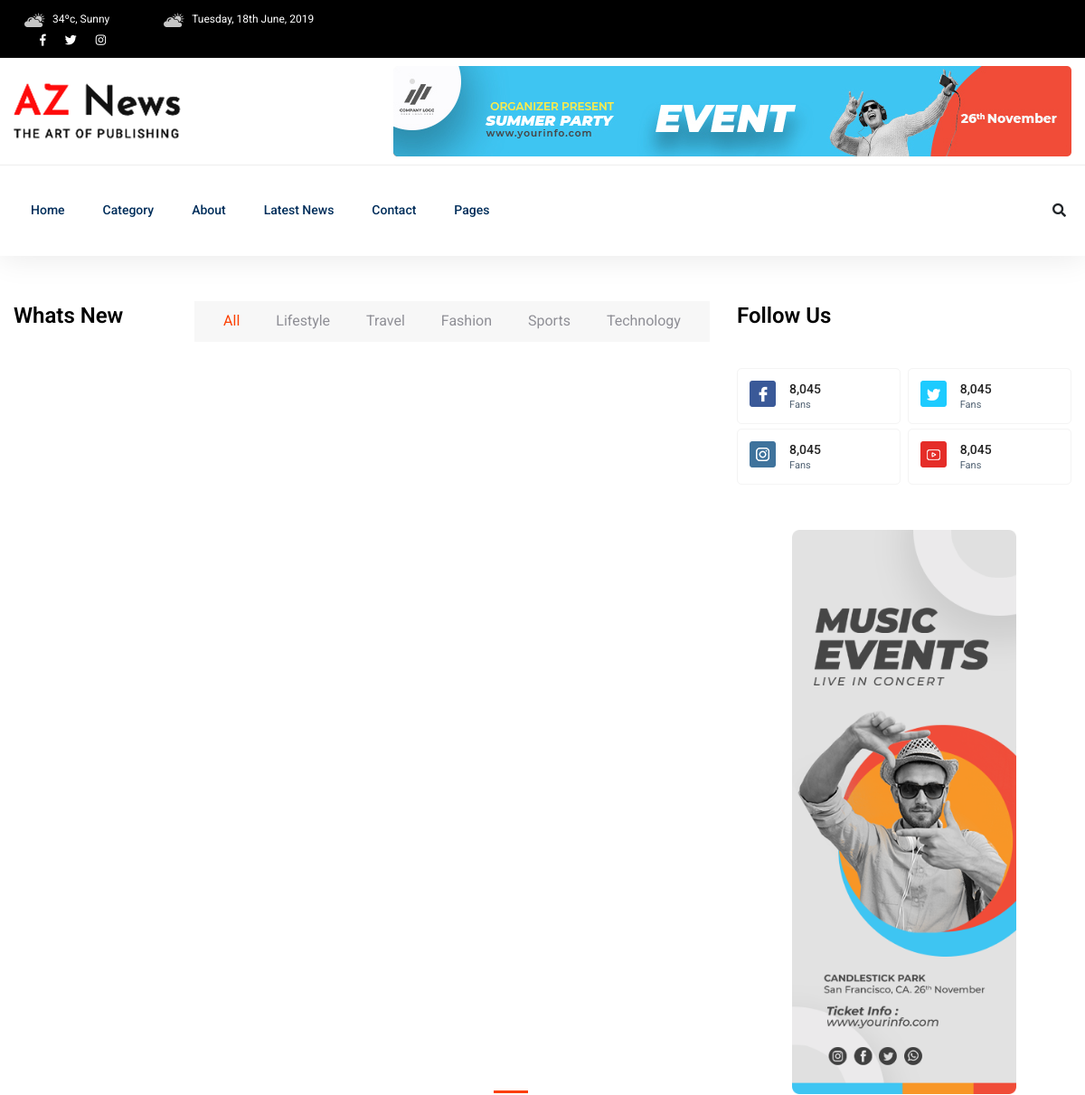
Page /category/entertainment (upper part) on the earlier database version.
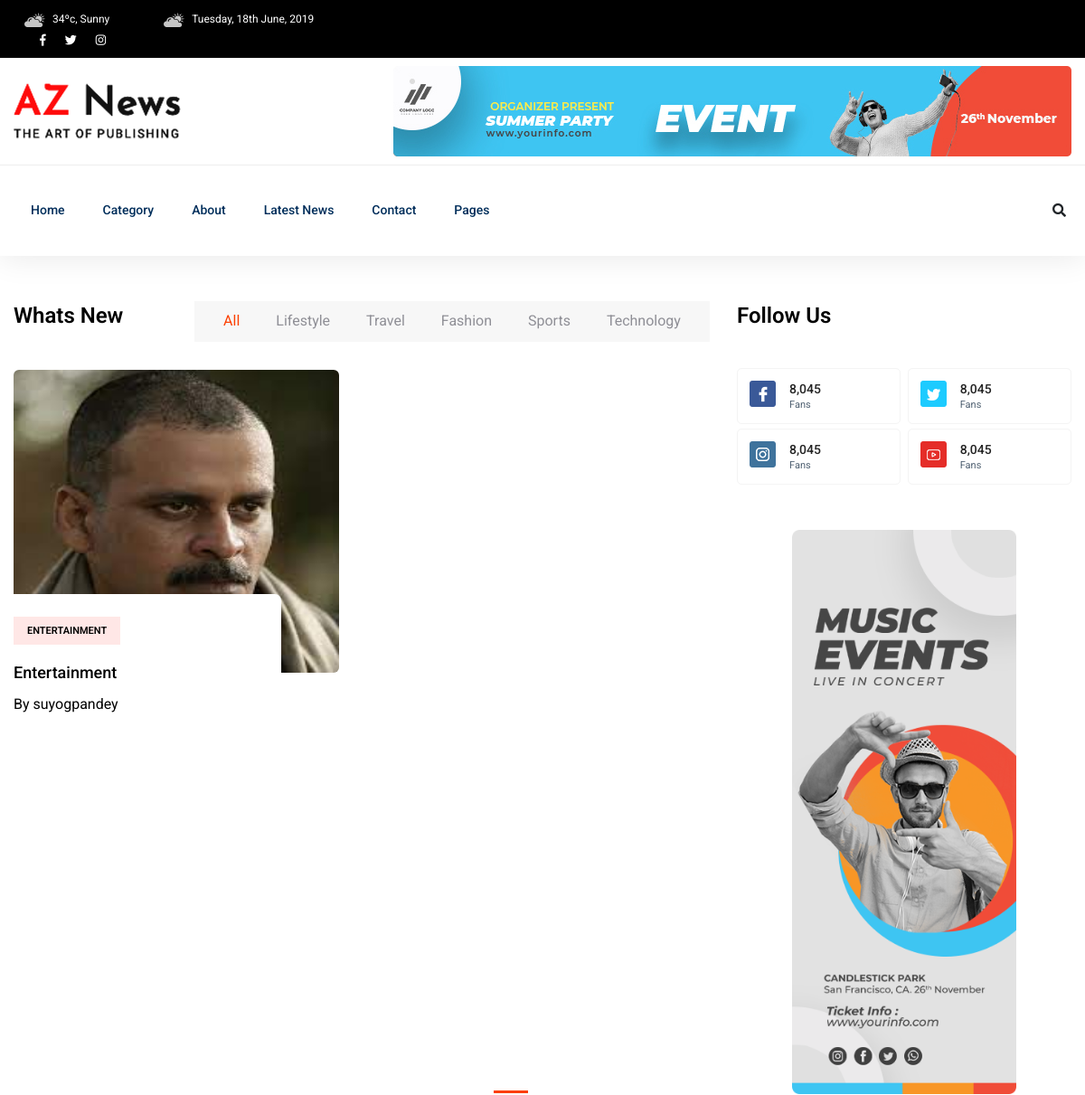
Same page on the later database version.
### home/models.py (models this page shows, shortened)
class Post(models.Model):
    CHOICES = (
        ('EN', 'English'),
        ('NP', 'Nepali'),
    )
    title = models.CharField(max_length=100)
    timestamp = models.DateField(auto_now_add=True)
    thumbnail = models.ImageField(upload_to='post_thumbs')
    author = models.ForeignKey(Author, on_delete=models.CASCADE)
    categories = models.ForeignKey(Category, on_delete=models.CASCADE)
    content = RichTextUploadingField(blank=True, null=True,config_name='default')
    language=models.CharField(max_length=40, choices=CHOICES)
    slug = models.SlugField(null=False, blank=True, unique=True)

class Category(models.Model):
    title = models.CharField(max_length=40)
    slug=models.SlugField(null=False, blank=True, unique=True)
    def __str__(self):
        return self.title

class Author(models.Model):
    user = models.OneToOneField(User, on_delete=models.CASCADE)
    firstname=models.CharField(max_length=40)
    lastname=models.CharField(max_length=40)
    middlename=models.CharField(max_length=40, null=True, blank=True, default='')
    profile_picture = models.ImageField(default='default.jpg', upload_to='profilepics')
    bio=models.TextField(max_length=300, blank=True, null=True)
    facebook_link=models.URLField(blank=True, null=True)
    twitter_link=models.URLField(blank=True, null=True)
    youtube_link=models.URLField(blank=True, null=True)
    slug=models.SlugField(null=False, blank=True, unique=True)
    def __str__(self):
        return self.user.username

### home/views.py (the view)
# urls.py: path('category/<slug:slug>', categoryview, name='category'),
def categoryview(request, slug):
    searched=Post.objects.filter(categories__slug=slug).order_by('timestamp')
    item=Category.objects.get(slug=slug)
    page=request.GET.get('page', 1)
    paginator=Paginator(searched, 7)
    try:
        a_post = paginator.page(page)
    except PageNotAnInteger:
        a_post = paginator.page(1)
    except EmptyPage:
        a_post = paginator.page(paginator.num_pages)
    context={'item':item,
             'searched':searched,
             'posts':a_post,
             }
    return render(request, 'home/category.html',context)

### templates/home/category.html (shortened to what this page needs)
{% extends 'base.html' %}
{% block content %}
<main>
     <section class="whats-news-area pt-50 pb-20">
         <div class="container">
             <div class="row">
             <div class="col-lg-8">
                 <div class="row d-flex justify-content-between">
                     <div class="col-lg-3 col-md-3">
                         <div class="section-tittle mb-30">
                             <h3>Whats New</h3>
                         </div>
                     </div>
                     <div class="col-lg-9 col-md-9">
                         <div class="properties__button">
                             <nav>
                                 <div class="nav nav-tabs" id="nav-tab" role="tablist">
                                     <a class="nav-item nav-link active" id="nav-home-tab" data-toggle="tab" href="#nav-home" role="tab" aria-controls="nav-home" aria-selected="true">All</a>
                                     <a class="nav-item nav-link" id="nav-profile-tab" data-toggle="tab" href="#nav-profile" role="tab" aria-controls="nav-profile" aria-selected="false">Lifestyle</a>
                                     <a class="nav-item nav-link" id="nav-contact-tab" data-toggle="tab" href="#nav-contact" role="tab" aria-controls="nav-contact" aria-selected="false">Travel</a>
                                     <a class="nav-item nav-link" id="nav-last-tab" data-toggle="tab" href="#nav-last" role="tab" aria-controls="nav-contact" aria-selected="false">Fashion</a>
                                     <a class="nav-item nav-link" id="nav-Sports" data-toggle="tab" href="#nav-nav-Sport" role="tab" aria-controls="nav-contact" aria-selected="false">Sports</a>
                                     <a class="nav-item nav-link" id="nav-technology" data-toggle="tab" href="#nav-techno" role="tab" aria-controls="nav-contact" aria-selected="false">Technology</a>
                                 </div>
                             </nav>
                         </div>
                     </div>
                 </div>
                 <div class="row">
                     <div class="col-12">
                         <div class="tab-content" id="nav-tabContent">
                             <div class="tab-pane fade show active" id="nav-home" role="tabpanel" aria-labelledby="nav-home-tab">
                                 <div class="whats-news-caption">
                                     <div class="row">
                                        {% for post in posts %}
                                         <div class="col-lg-6 col-md-6">
                                             <div class="single-what-news mb-100">
                                                 <div class="what-img">
                                                     <img src="{{post.thumbnail.url}}" style="width: 360px; height: 335px;" alt="">
                                                 </div>
                                                 <div class="what-cap">
                                                     <span class="color1">{{post.categories}}</span>
                                                     <h4><a href="#">{{post.title}}</a></h4>
                                                     <h5><small>By {{post.author}}</small></h5>
                                                 </div>
                                             </div>
                                         </div>
                                         {% endfor %}
                                     </div>
                                 </div>
                             </div>
                         </div>
                     </div>
                 </div>
             </div>
             <div class="col-lg-4">
                 <div class="section-tittle mb-40">
                     <h3>Follow Us</h3>
                 </div>
                 <div class="single-follow mb-45">
                     <div class="single-box">
                         <div class="follow-us d-flex align-items-center">
                             <div class="follow-social">
                                 <a href="#"><img src="assets/img/news/icon-fb.png" alt=""></a>
                             </div>
                             <div class="follow-count">
                                 <span>8,045</span>
                                 <p>Fans</p>
                             </div>
                         </div>
                         <div class="follow-us d-flex align-items-center">
                             <div class="follow-social">
                                 <a href="#"><img src="assets/img/news/icon-tw.png" alt=""></a>
                             </div>
                             <div class="follow-count">
                                 <span>8,045</span>
                                 <p>Fans</p>
                             </div>
                         </div>
                             <div class="follow-us d-flex align-items-center">
                             <div class="follow-social">
                                 <a href="#"><img src="assets/img/news/icon-ins.png" alt=""></a>
                             </div>
                             <div class="follow-count">
                                 <span>8,045</span>
                                 <p>Fans</p>
                             </div>
                         </div>
                         <div class="follow-us d-flex align-items-center">
                             <div class="follow-social">
                                 <a href="#"><img src="assets/img/news/icon-yo.png" alt=""></a>
                             </div>
                             <div class="follow-count">
                                 <span>8,045</span>
                                 <p>Fans</p>
                             </div>
                         </div>
                     </div>
                 </div>
                 <div class="news-poster d-none d-lg-block">
                     <img src="assets/img/news/news_card.jpg" alt="">
                 </div>
             </div>
             </div>
         </div>
     </section>
     </main>
{% endblock content %}

### templates/base.html (shortened to what this page needs)
{% load static %}
<!doctype html>
<html class="no-js" lang="zxx">
    <head>
        <link href="https://cdn.jsdelivr.net/npm/bootstrap@5.0.2/dist/css/bootstrap.min.css" rel="stylesheet">
            <link rel="stylesheet" href="{% static 'assets/css/bootstrap.min.css' %}">
            <link rel="stylesheet" href="{% static 'assets/css/owl.carousel.min.css' %}">
            <link rel="stylesheet" href="{% static 'assets/css/ticker-style.css' %}">
            <link rel="stylesheet" href="{% static 'assets/css/slicknav.css' %}">
            <link rel="stylesheet" href="{% static 'assets/css/animate.min.css' %}">
            <link rel="stylesheet" href="{% static 'assets/css/magnific-popup.css' %}">
            <link rel="stylesheet" href="{% static 'assets/css/fontawesome-all.min.css' %}">
            <link rel="stylesheet" href="{% static 'assets/css/slick.css' %}">
            <link rel="stylesheet" href="{% static 'assets/css/nice-select.css' %}">
            <link rel="stylesheet" href="{% static 'assets/css/style.css' %}">
   </head>
   <body>
    <header>
       <div class="header-area">
            <div class="main-header ">
                <div class="header-top black-bg d-none d-md-block">
                   <div class="container">
                       <div class="col-xl-12">
                            <div class="row d-flex justify-content-between align-items-center">
                                <div class="header-info-left">
                                    <ul>
                                        <li><img src="{% static 'assets/img/icon/header_icon1.png' %}" alt="">34ºc, Sunny </li>
                                        <li><img src="{% static 'assets/img/icon/header_icon1.png' %}" alt="">Tuesday, 18th June, 2019</li>
                                    </ul>
                                </div>
                                <div class="header-info-right">
                                    <ul class="header-social">
                                        <li> <a href="#"><i class="fab fa-facebook-f"></i></a></li>
                                        <li><a href="#"><i class="fab fa-twitter"></i></a></li>
                                        <li><a href="#"><i class="fab fa-instagram"></i></a></li>
                                    </ul>
                                </div>
                            </div>
                       </div>
                   </div>
                </div>
                <div class="header-mid d-none d-md-block">
                   <div class="container">
                        <div class="row d-flex align-items-center">
                            <div class="col-xl-3 col-lg-3 col-md-3">
                                <div class="logo">
                                    <a href="index.html"><img src="{% static 'assets/img/logo/logo.png' %}" alt=""></a>
                                </div>
                            </div>
                            <div class="col-xl-9 col-lg-9 col-md-9">
                                <div class="header-banner f-right ">
                                    <img src="{% static 'assets/img/hero/header_card.jpg' %}" alt="">
                                </div>
                            </div>
                        </div>
                   </div>
                </div>
               <div class="header-bottom header-sticky">
                    <div class="container">
                        <div class="row align-items-center">
                            <div class="col-xl-10 col-lg-10 col-md-12 header-flex">
                                <div class="main-menu d-none d-md-block">
                                    <nav>
                                        <ul id="navigation">
                                            <li><a href="index.html">Home</a></li>
                                            <li><a href="categori.html">Category</a></li>
                                            <li><a href="about.html">About</a></li>
                                            <li><a href="latest_news.html">Latest News</a></li>
                                            <li><a href="contact.html">Contact</a></li>
                                            <li><a href="#">Pages</a>
                                            </li>
                                        </ul>
                                    </nav>
                                </div>
                            </div>
                            <div class="col-xl-2 col-lg-2 col-md-4">
                                <div class="header-right-btn f-right d-none d-lg-block">
                                    <i class="fas fa-search special-tag"></i>
                                </div>
                            </div>
                            <div class="col-12">
                            </div>
                        </div>
                    </div>
               </div>
            </div>
       </div>
    </header>
    {% block content %}
    {% endblock content %}
    </body>
</html>

Differences in the rows shown:
added Post: thumbnail (picture), categories "ENTERTAINMENT", title "Entertainment", author "suyogpandey"
